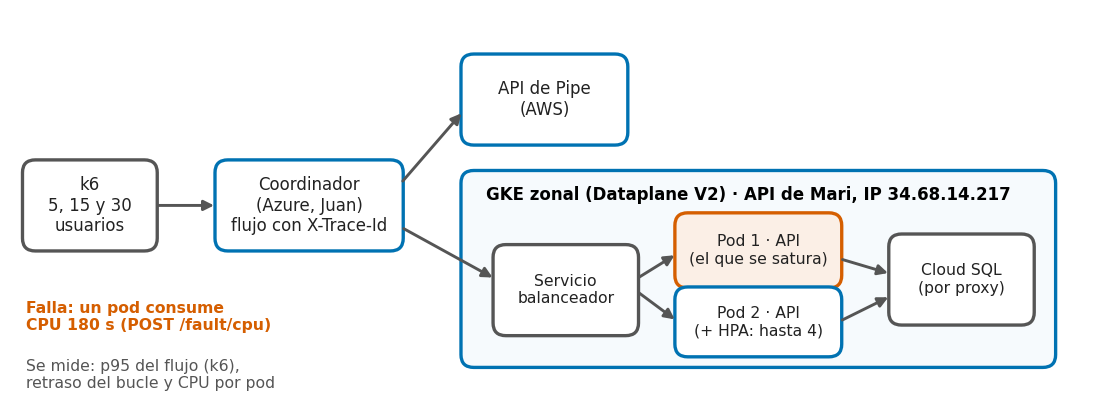

Write Python code to recreate this figure.
"""Dibuja el diagrama de arquitectura del experimento (arquitectura.png)."""
from pathlib import Path

import matplotlib

matplotlib.use("Agg")
import matplotlib.pyplot as plt  # noqa: E402
from matplotlib.patches import FancyBboxPatch  # noqa: E402

AZUL, ROJO, GRIS, VERDE = "#0072B2", "#D55E00", "#555555", "#009E73"
fig, ax = plt.subplots(figsize=(9.2, 3.3))
ax.set_xlim(0, 100)
ax.set_ylim(0, 36)
ax.axis("off")


def caja(x, y, w, h, texto, color, relleno="white", tam=8, negrita=False):
    ax.add_patch(FancyBboxPatch((x, y), w, h, boxstyle="round,pad=0.3,rounding_size=1.2",
                                fc=relleno, ec=color, lw=1.6))
    ax.text(x + w / 2, y + h / 2, texto, ha="center", va="center", fontsize=tam,
            fontweight="bold" if negrita else "normal", color="#222")


def flecha(x1, y1, x2, y2, color=GRIS):
    ax.annotate("", xy=(x2, y2), xytext=(x1, y1), arrowprops=dict(arrowstyle="-|>", color=color, lw=1.4))


caja(1, 14, 12, 8, "k6\n5, 15 y 30\nusuarios", GRIS)
caja(19, 14, 17, 8, "Coordinador\n(Azure, Juan)\nflujo con X-Trace-Id", AZUL)
caja(42, 24, 15, 8, "API de Pipe\n(AWS)", AZUL)
ax.add_patch(FancyBboxPatch((42, 3), 55, 18, boxstyle="round,pad=0.3,rounding_size=1.2",
                            fc="#F6FAFD", ec=AZUL, lw=1.6))
ax.text(44, 19, "GKE zonal (Dataplane V2) · API de Mari, IP 34.68.14.217", fontsize=8, fontweight="bold", va="center")
caja(45, 6, 13, 8, "Servicio\nbalanceador", GRIS, tam=7.5)
caja(62, 10.5, 15, 6.5, "Pod 1 · API\n(el que se satura)", ROJO, "#FBEFE6", tam=7.5)
caja(62, 4, 15, 6, "Pod 2 · API\n(+ HPA: hasta 4)", AZUL, tam=7.5)
caja(82, 7, 13, 8, "Cloud SQL\n(por proxy)", GRIS, tam=7.5)
flecha(13, 18, 19, 18)
flecha(36, 20, 42, 27)
flecha(36, 16, 45, 11)
flecha(58, 11, 62, 13.5)
flecha(58, 10, 62, 7)
flecha(77, 13, 82, 11.5)
flecha(77, 7, 82, 9.5)
ax.text(1, 9, "Falla: un pod consume\nCPU 180 s (POST /fault/cpu)", color=ROJO, fontsize=7.5, fontweight="bold", va="top")
ax.text(1, 3.5, "Se mide: p95 del flujo (k6),\nretraso del bucle y CPU por pod", color=GRIS, fontsize=7.5, va="top")
fig.savefig(Path(__file__).with_name("arquitectura.png"), dpi=150, bbox_inches="tight")
